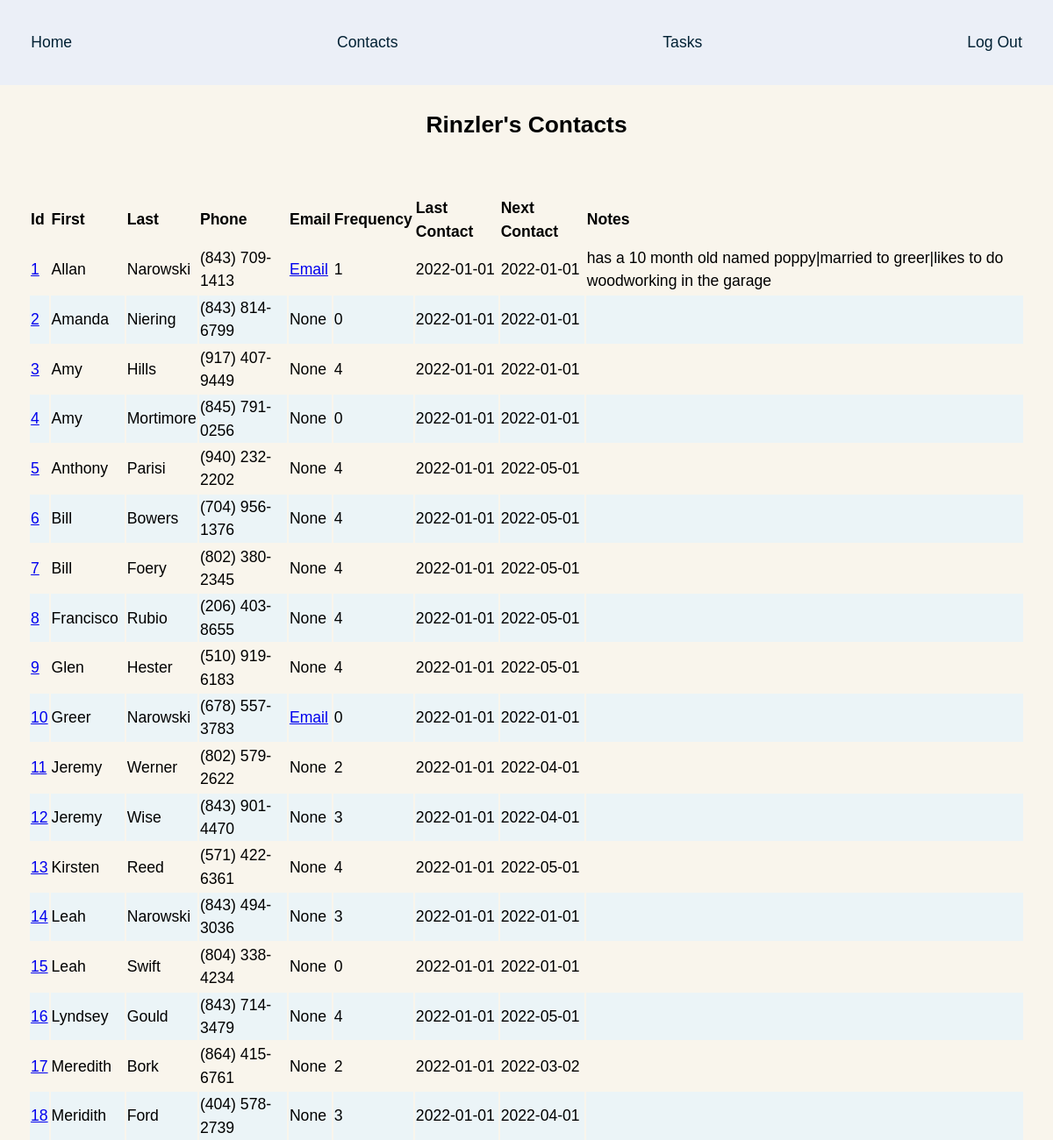
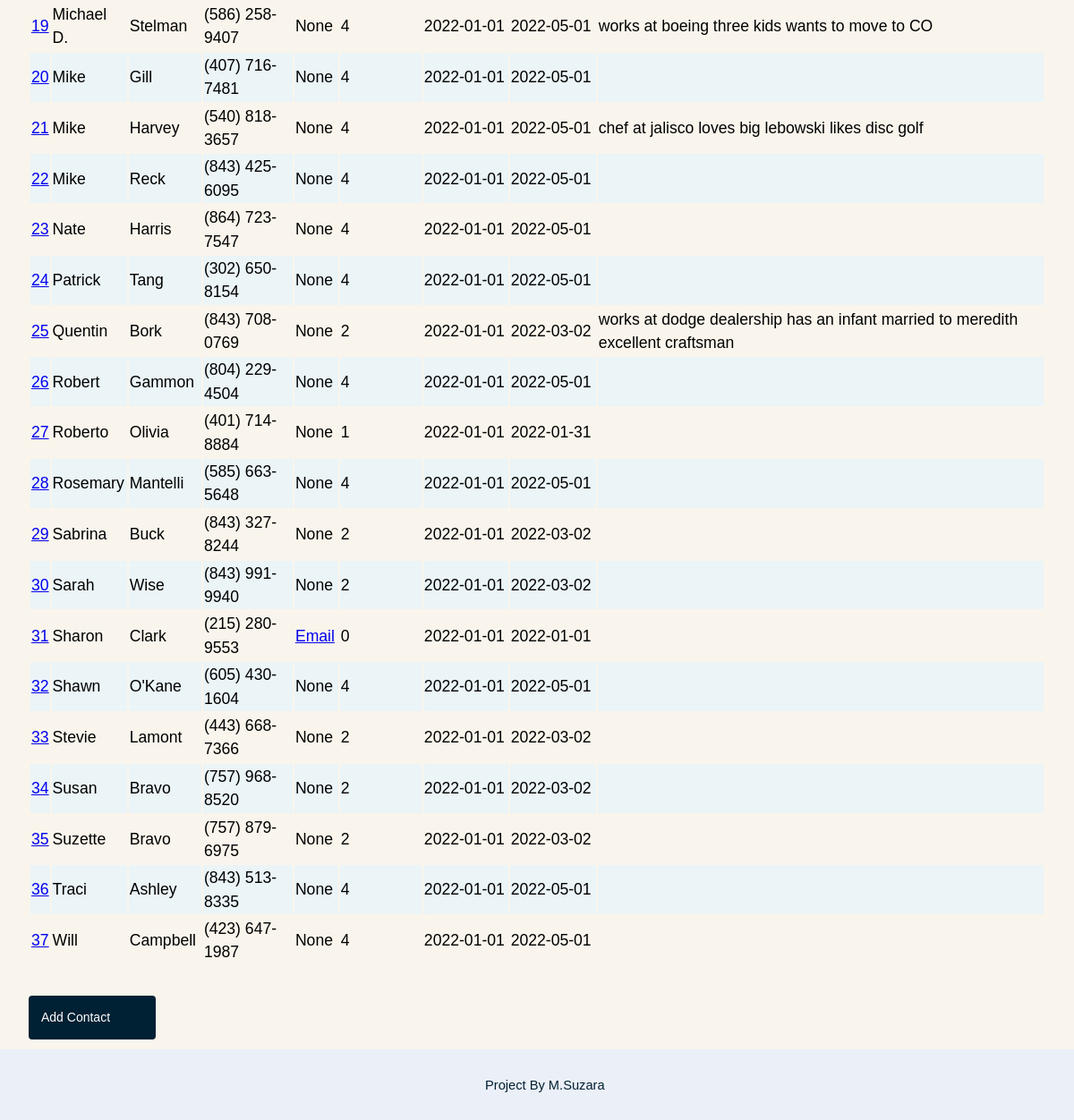
/contacts (signed in), run on the app's committed database (2 pictures, top to bottom).
### app/models.py (models this page shows, shortened)
class User(UserMixin, db.Model):
    __tablename__ = "users"
    id = db.Column(db.Integer, primary_key=True)
    email = db.Column(db.String(64), unique=True, index=True)
    username = db.Column(db.String(64), unique=True, index=True)
    password_hash = db.Column(db.String(128))
    role_id = db.Column(db.Integer, db.ForeignKey("roles.id"))
    @property
    def password(self):
        raise AttributeError("password is not a readable attribute")

class Contact(db.Model):
    __tablename__ = "contact"
    id = db.Column(db.Integer, primary_key=True)
    first = db.Column(db.String(64), nullable=False)
    last = db.Column(db.String(64))
    phone = db.Column(db.String(10))
    email = db.Column(db.String(64), index=True)
    frequency = db.Column(db.Integer, nullable=False)
    last_contact = db.Column(db.String(10))
    next_contact = db.Column(db.String(10))
    notes = db.Column(db.String)
    def update_next_contact(self):
        last_contact_iso = date.fromisoformat(self.last_contact)
        next_contact_date = last_contact_iso + timedelta(days=self.frequency * 30)
        next_contact_date = next_contact_date.strftime("%Y-%m-%d")
        db.session.query(Contact).filter(Contact.first == self.first).update(
            {Contact.next_contact: next_contact_date}
        )
        db.session.commit()

### app/main/views.py (the view)
@main.route("/contacts")
def contacts():
    contacts = Contact.query.all()
    for contact in contacts:
        contact.update_next_contact()
    return render_template("contacts.html", title="Contacts", contacts=contacts)

### app/models.py (called while the page is built, shortened)
@login_manager.user_loader
def load_user(user_id):
    return User.query.get(int(user_id))

### app/templates/cont/contacts.html
{% extends "base.html" %}
{% block page_content %}
<h2>{{ current_user.username.title() }}'s Contacts</h2>
{% if contacts %}
	<form action="" method="post" name="contact_list">
		<table>
			<thead>
				<tr>
					<th>Id</th>
					<th>First</th>
					<th>Last</th>
					<th>Phone</th>
					<th>Email</th>
					<th>Frequency</th>
					<th>Last Contact</th>
					<th>Next Contact</th>
					<th>Notes</th>
				</tr>
			</thead>
			<tbody>
			{% for contact in contacts %}
				<tr>
					<td>
						<a class="" href="{{ url_for('cont.contact_view', contact_id=contact.id) }}">
						{{ contact.id }}
						</a>
					</td>
					<td>
						{{ contact.first.title() }}
					</td>
					<td>
						{{ contact.last.title() }}
					</td>
					<td>
						{{ contact.phone }}
					</td>
					<td>
						{% if contact.email %}
						<a href="mailto:{{ contact.email }}">Email</a>
						{% else %}
						None
						{% endif %}
					</td>
					<td>
						{{ contact.frequency }}
					</td>
					<td>
						{{ contact.last_contact }}
					</td>
					<td>
						{{ contact.next_contact }}
					</td>
					<td>
						{{ contact.notes }}
					</td>
				</tr>
				{% endfor %}
			</tbody>
		</table>
	<a class="button button-add" href="{{ url_for('cont.contacts') }}">Add Contact</a>
	<br>
	</form>
	{% else %}
		<h3 class="no-content">No Contacts At This Time</h3>
{% endif %}
{% endblock %}

### app/static/style.css (style rules this page uses)
:root { --gumbo: #5F8884; --just_right: #E0BEB1; --scorpion: #78656C; --deep_fir: #043A14; --black_pearl: #002033; --black_pearl_complement: #331300; --light_gray_cyan: #ebf4f7; --off_white: #F9F5EC; --off_white_complement: #EBEFF7; --hover_orange: #c05139; --alert_yellow: #FFE368; }
body { background-color: var(--off_white); font-family: Arial, Helvetica, sans-serif; font-size: 1.1em; line-height: 1.5; margin: 0; text-align: center; }
h1, h2, h3 { margin: 0; padding: 1em 0; }
.button { border: none; border-radius: 4px; color: white; cursor: pointer; font-size: 14px; padding: 1em; text-decoration: none; width: 10%; }
.button-add { background-color: var(--black_pearl); }
form { box-sizing: border-box; border-radius: 1rem; display: grid; font-family: Arial, Helvetica, sans-serif; gap: 2rem; grid-template-columns: 1fr; padding: 2rem; text-align: left; }
tr:nth-child(even) { background-color: var(--light_gray_cyan); }

### data on the page
User: username "Rinzler"
Contact: id "1", first "Allan", last "Narowski", phone "(843) 709-1413", frequency "1", last_contact "2022-01-01", next_contact "2022-01-01", notes "has a 10 month old named poppy|married to greer|likes to do woodworking in the garage"
Contact: id "2", first "Amanda", last "Niering", phone "(843) 814-6799", email "None", frequency "0", last_contact "2022-01-01", next_contact "2022-01-01"
Contact: id "3", first "Amy", last "Hills", phone "(917) 407-9449", email "None", frequency "4", last_contact "2022-01-01", next_contact "2022-01-01"
Contact: id "4", first "Amy", last "Mortimore", phone "(845) 791-0256", email "None", frequency "0", last_contact "2022-01-01", next_contact "2022-01-01"
Contact: id "5", first "Anthony", last "Parisi", phone "(940) 232-2202", email "None", frequency "4", last_contact "2022-01-01", next_contact "2022-05-01"
Contact: id "6", first "Bill", last "Bowers", phone "(704) 956-1376", email "None", frequency "4", last_contact "2022-01-01", next_contact "2022-05-01"
Contact: id "7", first "Bill", last "Foery", phone "(802) 380-2345", email "None", frequency "4", last_contact "2022-01-01", next_contact "2022-05-01"
Contact: id "8", first "Francisco", last "Rubio", phone "(206) 403-8655", email "None", frequency "4", last_contact "2022-01-01", next_contact "2022-05-01"
Contact: id "9", first "Glen", last "Hester", phone "(510) 919-6183", email "None", frequency "4", last_contact "2022-01-01", next_contact "2022-05-01"
Contact: id "10", first "Greer", last "Narowski", phone "(678) 557-3783", frequency "0", last_contact "2022-01-01", next_contact "2022-01-01"
Contact: id "11", first "Jeremy", last "Werner", phone "(802) 579-2622", email "None", frequency "2", last_contact "2022-01-01", next_contact "2022-04-01"
Contact: id "12", first "Jeremy", last "Wise", phone "(843) 901-4470", email "None", frequency "3", last_contact "2022-01-01", next_contact "2022-04-01"
Contact: id "13", first "Kirsten", last "Reed", phone "(571) 422-6361", email "None", frequency "4", last_contact "2022-01-01", next_contact "2022-05-01"
Contact: id "14", first "Leah", last "Narowski", phone "(843) 494-3036", email "None", frequency "3", last_contact "2022-01-01", next_contact "2022-01-01"
Contact: id "15", first "Leah", last "Swift", phone "(804) 338-4234", email "None", frequency "0", last_contact "2022-01-01", next_contact "2022-01-01"
Contact: id "16", first "Lyndsey", last "Gould", phone "(843) 714-3479", email "None", frequency "4", last_contact "2022-01-01", next_contact "2022-05-01"
Contact: id "17", first "Meredith", last "Bork", phone "(864) 415-6761", email "None", frequency "2", last_contact "2022-01-01", next_contact "2022-03-02"
Contact: id "18", first "Meridith", last "Ford", phone "(404) 578-2739", email "None", frequency "3", last_contact "2022-01-01", next_contact "2022-04-01"
Contact: id "19", first "Michael D.", last "Stelman", phone "(586) 258-9407", email "None", frequency "4", last_contact "2022-01-01", next_contact "2022-05-01", notes "works at boeing three kids wants to move to CO"
Contact: id "20", first "Mike", last "Gill", phone "(407) 716-7481", email "None", frequency "4", last_contact "2022-01-01", next_contact "2022-05-01"
Contact: id "21", first "Mike", last "Harvey", phone "(540) 818-3657", email "None", frequency "4", last_contact "2022-01-01", next_contact "2022-05-01", notes "chef at jalisco loves big lebowski likes disc golf"
Contact: id "22", first "Mike", last "Reck", phone "(843) 425-6095", email "None", frequency "4", last_contact "2022-01-01", next_contact "2022-05-01"
Contact: id "23", first "Nate", last "Harris", phone "(864) 723-7547", email "None", frequency "4", last_contact "2022-01-01", next_contact "2022-05-01"
Contact: id "24", first "Patrick", last "Tang", phone "(302) 650-8154", email "None", frequency "4", last_contact "2022-01-01", next_contact "2022-05-01"
Contact: id "25", first "Quentin", last "Bork", phone "(843) 708-0769", email "None", frequency "2", last_contact "2022-01-01", next_contact "2022-03-02", notes "works at dodge dealership has an infant married to meredith excellent craftsman"
Contact: id "26", first "Robert", last "Gammon", phone "(804) 229-4504", email "None", frequency "4", last_contact "2022-01-01", next_contact "2022-05-01"
Contact: id "27", first "Roberto", last "Olivia", phone "(401) 714-8884", email "None", frequency "1", last_contact "2022-01-01", next_contact "2022-01-31"
Contact: id "28", first "Rosemary", last "Mantelli", phone "(585) 663-5648", email "None", frequency "4", last_contact "2022-01-01", next_contact "2022-05-01"
Contact: id "29", first "Sabrina", last "Buck", phone "(843) 327-8244", email "None", frequency "2", last_contact "2022-01-01", next_contact "2022-03-02"
Contact: id "30", first "Sarah", last "Wise", phone "(843) 991-9940", email "None", frequency "2", last_contact "2022-01-01", next_contact "2022-03-02"
Contact: id "31", first "Sharon", last "Clark", phone "(215) 280-9553", frequency "0", last_contact "2022-01-01", next_contact "2022-01-01"
Contact: id "32", first "Shawn", last "O'Kane", phone "(605) 430-1604", email "None", frequency "4", last_contact "2022-01-01", next_contact "2022-05-01"
Contact: id "33", first "Stevie", last "Lamont", phone "(443) 668-7366", email "None", frequency "2", last_contact "2022-01-01", next_contact "2022-03-02"
Contact: id "34", first "Susan", last "Bravo", phone "(757) 968-8520", email "None", frequency "2", last_contact "2022-01-01", next_contact "2022-03-02"
Contact: id "35", first "Suzette", last "Bravo", phone "(757) 879-6975", email "None", frequency "2", last_contact "2022-01-01", next_contact "2022-03-02"
Contact: id "36", first "Traci", last "Ashley", phone "(843) 513-8335", email "None", frequency "4", last_contact "2022-01-01", next_contact "2022-05-01"
Contact: id "37", first "Will", last "Campbell", phone "(423) 647-1987", email "None", frequency "4", last_contact "2022-01-01", next_contact "2022-05-01"
